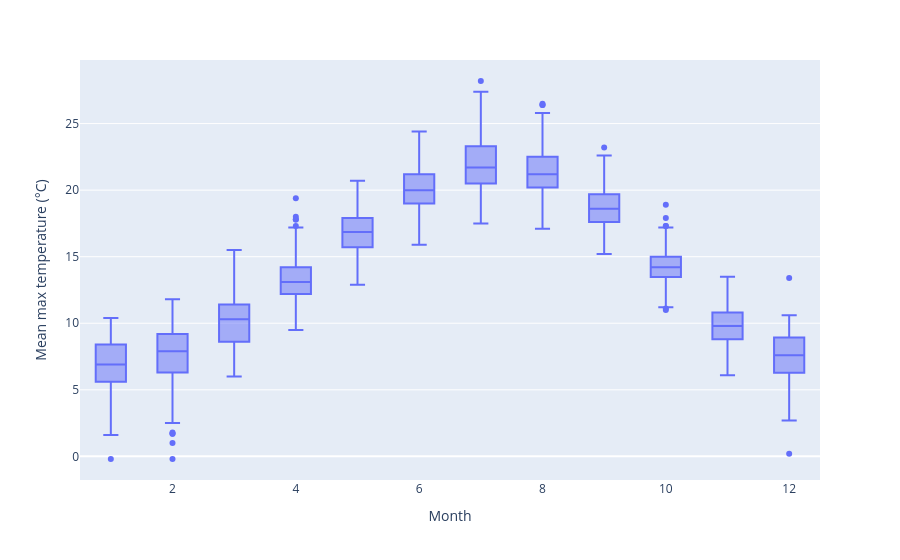

Notebook code cell kept with this figure:
### Markdown cell above
Plotly has a function for each kind of chart, all used the same way: a table, then the names of columns. A **box plot** shows how values are spread. The box runs from the 25% value to the 75% value, as in yesterday's `.describe()`, the line across it is the median, and dots beyond the whiskers are unusual months. One box for each month of the year:

### Code cell
px.box(oxford, x="mm", y="tmax", hover_data=["yyyy"],
       labels={"mm": "Month", "tmax": "Mean max temperature (°C)", "yyyy": "Year"})

### Figure 1 — Plotly figure (JSON) as saved in the notebook; plotly's stock layout.template omitted (floating-point values rounded to 4 significant figures; data arrays with more than 128 entries replaced by an {"elided": "..."} marker saying what was removed)
{"data": [{"alignmentgroup": "True", "customdata": {"elided": "2085x1 int values"}, "hovertemplate": "Month=%{x}<br>Mean max temperature (°C)=%{y}<br>Year=%{customdata[0]}<extra></extra>", "legendgroup": "", "marker": {"color": "#636efa"}, "name": "", "notched": false, "offsetgroup": "", "orientation": "v", "showlegend": false, "type": "box", "x": {"elided": "2085 int values"}, "x0": " ", "xaxis": "x", "y": {"elided": "2085 float values"}, "y0": " ", "yaxis": "y"}], "layout": {"boxmode": "group", "legend": {"tracegroupgap": 0}, "margin": {"t": 60}, "xaxis": {"anchor": "y", "domain": [0.0, 1.0], "title": {"text": "Month"}}, "yaxis": {"anchor": "x", "domain": [0.0, 1.0], "title": {"text": "Mean max temperature (°C)"}}}}
